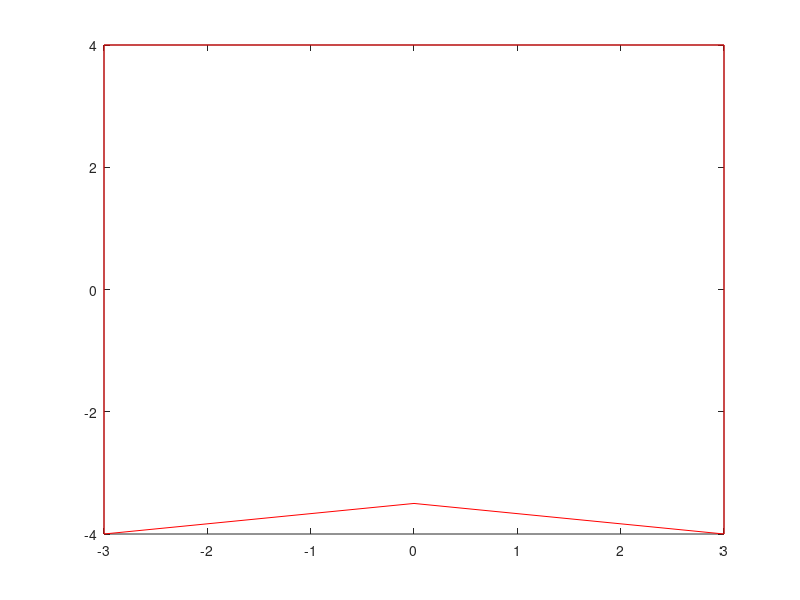

This chart was generated by the following MATLAB code: (Note: this script raises an error after producing the figure.)


numberOfRays = 400;
robotPosition = [0,0]; % in meters
robotAngle = 0; % in radians
noiseMagnitude = .01; % Could have UP TO this amount in meters added to each range
                      % measurement


% Create the map to be scanned.  Each row is [x y x y] and represents a line
% segment.
map = [-3,4,3,4;...  
       3,4,3,-4;...
       3,-4, 0,-3.5;...
       0,-3.5,-3,-4;...
       -3,-4, -3,4];

figure(1)
clf
axis equal
    
 
% plot out the line segments in the actual orientation
for I = 1:size(map,1)
   x = [map(I,1); map(I,3)];
   y = [map(I,2); map(I,4)];
   plot(x,y,'r');
   hold on
end



% This is the actual scan
ranges1 = doScan(robotPosition,robotAngle,numberOfRays,noiseMagnitude,map);


% Convert the ranges into X and Y coordinates
scan1 = zeros(numberOfRays,2);
for I = 1:numberOfRays
   angle = 2*pi*(I/numberOfRays);
   scan1(I,:) = [ranges1(I)*cos(angle), ranges1(I)*sin(angle)];
end


% Plot the ranges as the robot sees things.
plot(scan1(:,1),scan1(:,2),'.');
axis equal

plot(robotPosition(1),robotPosition(2),'*r');






